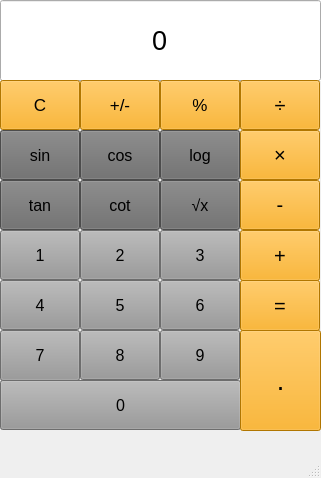
<?xml version="1.0" encoding="UTF-8"?>
<ui version="4.0">
 <class>Calculator</class>
 <widget class="QMainWindow" name="Calculator">
  <property name="geometry">
   <rect>
    <x>0</x>
    <y>0</y>
    <width>321</width>
    <height>478</height>
   </rect>
  </property>
  <property name="windowTitle">
   <string>Calculator</string>
  </property>
  <widget class="QWidget" name="centralwidget">
   <widget class="QLineEdit" name="textbox">
    <property name="geometry">
     <rect>
      <x>0</x>
      <y>0</y>
      <width>321</width>
      <height>81</height>
     </rect>
    </property>
    <property name="font">
     <font>
      <pointsize>20</pointsize>
     </font>
    </property>
    <property name="layoutDirection">
     <enum>Qt::LeftToRight</enum>
    </property>
    <property name="autoFillBackground">
     <bool>true</bool>
    </property>
    <property name="text">
     <string>0</string>
    </property>
    <property name="cursorPosition">
     <number>1</number>
    </property>
    <property name="alignment">
     <set>Qt::AlignCenter</set>
    </property>
   </widget>
   <widget class="QPushButton" name="btn_1">
    <property name="geometry">
     <rect>
      <x>0</x>
      <y>230</y>
      <width>80</width>
      <height>50</height>
     </rect>
    </property>
    <property name="font">
     <font>
      <pointsize>12</pointsize>
     </font>
    </property>
    <property name="autoFillBackground">
     <bool>false</bool>
    </property>
    <property name="styleSheet">
     <string notr="true">background-color: rgb(152, 152, 152);</string>
    </property>
    <property name="text">
     <string>1</string>
    </property>
   </widget>
   <widget class="QPushButton" name="btn_3">
    <property name="geometry">
     <rect>
      <x>160</x>
      <y>230</y>
      <width>80</width>
      <height>50</height>
     </rect>
    </property>
    <property name="font">
     <font>
      <pointsize>12</pointsize>
     </font>
    </property>
    <property name="autoFillBackground">
     <bool>false</bool>
    </property>
    <property name="styleSheet">
     <string notr="true">background-color: rgb(152, 152, 152);</string>
    </property>
    <property name="text">
     <string>3</string>
    </property>
   </widget>
   <widget class="QPushButton" name="btn_2">
    <property name="geometry">
     <rect>
      <x>80</x>
      <y>230</y>
      <width>80</width>
      <height>50</height>
     </rect>
    </property>
    <property name="font">
     <font>
      <pointsize>12</pointsize>
     </font>
    </property>
    <property name="autoFillBackground">
     <bool>false</bool>
    </property>
    <property name="styleSheet">
     <string notr="true">background-color: rgb(152, 152, 152);</string>
    </property>
    <property name="text">
     <string>2</string>
    </property>
   </widget>
   <widget class="QPushButton" name="btn_4">
    <property name="geometry">
     <rect>
      <x>0</x>
      <y>280</y>
      <width>80</width>
      <height>50</height>
     </rect>
    </property>
    <property name="font">
     <font>
      <pointsize>12</pointsize>
     </font>
    </property>
    <property name="autoFillBackground">
     <bool>false</bool>
    </property>
    <property name="styleSheet">
     <string notr="true">background-color: rgb(152, 152, 152);</string>
    </property>
    <property name="text">
     <string>4</string>
    </property>
   </widget>
   <widget class="QPushButton" name="btn_6">
    <property name="geometry">
     <rect>
      <x>160</x>
      <y>280</y>
      <width>80</width>
      <height>50</height>
     </rect>
    </property>
    <property name="font">
     <font>
      <pointsize>12</pointsize>
     </font>
    </property>
    <property name="autoFillBackground">
     <bool>false</bool>
    </property>
    <property name="styleSheet">
     <string notr="true">background-color: rgb(152, 152, 152);</string>
    </property>
    <property name="text">
     <string>6</string>
    </property>
   </widget>
   <widget class="QPushButton" name="btn_7">
    <property name="geometry">
     <rect>
      <x>0</x>
      <y>330</y>
      <width>80</width>
      <height>51</height>
     </rect>
    </property>
    <property name="font">
     <font>
      <pointsize>12</pointsize>
     </font>
    </property>
    <property name="autoFillBackground">
     <bool>false</bool>
    </property>
    <property name="styleSheet">
     <string notr="true">background-color: rgb(152, 152, 152);</string>
    </property>
    <property name="text">
     <string>7</string>
    </property>
   </widget>
   <widget class="QPushButton" name="btn_8">
    <property name="geometry">
     <rect>
      <x>80</x>
      <y>330</y>
      <width>80</width>
      <height>50</height>
     </rect>
    </property>
    <property name="font">
     <font>
      <pointsize>12</pointsize>
     </font>
    </property>
    <property name="autoFillBackground">
     <bool>false</bool>
    </property>
    <property name="styleSheet">
     <string notr="true">background-color: rgb(152, 152, 152);</string>
    </property>
    <property name="text">
     <string>8</string>
    </property>
   </widget>
   <widget class="QPushButton" name="btn_9">
    <property name="geometry">
     <rect>
      <x>160</x>
      <y>330</y>
      <width>80</width>
      <height>50</height>
     </rect>
    </property>
    <property name="font">
     <font>
      <pointsize>12</pointsize>
     </font>
    </property>
    <property name="layoutDirection">
     <enum>Qt::LeftToRight</enum>
    </property>
    <property name="autoFillBackground">
     <bool>false</bool>
    </property>
    <property name="styleSheet">
     <string notr="true">background-color: rgb(152, 152, 152);</string>
    </property>
    <property name="text">
     <string>9</string>
    </property>
   </widget>
   <widget class="QPushButton" name="btn_0">
    <property name="geometry">
     <rect>
      <x>0</x>
      <y>380</y>
      <width>241</width>
      <height>50</height>
     </rect>
    </property>
    <property name="font">
     <font>
      <pointsize>12</pointsize>
     </font>
    </property>
    <property name="autoFillBackground">
     <bool>false</bool>
    </property>
    <property name="styleSheet">
     <string notr="true">background-color: rgb(152, 152, 152);</string>
    </property>
    <property name="text">
     <string>0</string>
    </property>
   </widget>
   <widget class="QPushButton" name="btn_5">
    <property name="geometry">
     <rect>
      <x>80</x>
      <y>280</y>
      <width>80</width>
      <height>50</height>
     </rect>
    </property>
    <property name="font">
     <font>
      <pointsize>12</pointsize>
     </font>
    </property>
    <property name="autoFillBackground">
     <bool>false</bool>
    </property>
    <property name="styleSheet">
     <string notr="true">background-color: rgb(152, 152, 152);</string>
    </property>
    <property name="text">
     <string>5</string>
    </property>
   </widget>
   <widget class="QPushButton" name="btn_clear">
    <property name="geometry">
     <rect>
      <x>0</x>
      <y>80</y>
      <width>80</width>
      <height>50</height>
     </rect>
    </property>
    <property name="font">
     <font>
      <pointsize>13</pointsize>
     </font>
    </property>
    <property name="autoFillBackground">
     <bool>false</bool>
    </property>
    <property name="styleSheet">
     <string notr="true">background-color: rgb(248, 165, 0);</string>
    </property>
    <property name="text">
     <string>C</string>
    </property>
   </widget>
   <widget class="QPushButton" name="btn_point">
    <property name="geometry">
     <rect>
      <x>240</x>
      <y>330</y>
      <width>81</width>
      <height>101</height>
     </rect>
    </property>
    <property name="font">
     <font>
      <pointsize>20</pointsize>
     </font>
    </property>
    <property name="autoFillBackground">
     <bool>false</bool>
    </property>
    <property name="styleSheet">
     <string notr="true">background-color: rgb(248, 165, 0);</string>
    </property>
    <property name="text">
     <string>.</string>
    </property>
   </widget>
   <widget class="QPushButton" name="btn_equal">
    <property name="geometry">
     <rect>
      <x>240</x>
      <y>280</y>
      <width>80</width>
      <height>51</height>
     </rect>
    </property>
    <property name="font">
     <font>
      <pointsize>15</pointsize>
     </font>
    </property>
    <property name="autoFillBackground">
     <bool>false</bool>
    </property>
    <property name="styleSheet">
     <string notr="true">background-color: rgb(248, 165, 0);</string>
    </property>
    <property name="text">
     <string>=</string>
    </property>
   </widget>
   <widget class="QPushButton" name="btn_sum">
    <property name="geometry">
     <rect>
      <x>240</x>
      <y>230</y>
      <width>80</width>
      <height>51</height>
     </rect>
    </property>
    <property name="font">
     <font>
      <pointsize>15</pointsize>
     </font>
    </property>
    <property name="autoFillBackground">
     <bool>false</bool>
    </property>
    <property name="styleSheet">
     <string notr="true">background-color: rgb(248, 165, 0);</string>
    </property>
    <property name="text">
     <string>+</string>
    </property>
   </widget>
   <widget class="QPushButton" name="btn_minus">
    <property name="geometry">
     <rect>
      <x>240</x>
      <y>180</y>
      <width>80</width>
      <height>50</height>
     </rect>
    </property>
    <property name="font">
     <font>
      <pointsize>15</pointsize>
     </font>
    </property>
    <property name="autoFillBackground">
     <bool>false</bool>
    </property>
    <property name="styleSheet">
     <string notr="true">background-color: rgb(248, 165, 0);</string>
    </property>
    <property name="text">
     <string>-</string>
    </property>
   </widget>
   <widget class="QPushButton" name="btn_div">
    <property name="geometry">
     <rect>
      <x>240</x>
      <y>80</y>
      <width>80</width>
      <height>50</height>
     </rect>
    </property>
    <property name="font">
     <font>
      <pointsize>15</pointsize>
     </font>
    </property>
    <property name="autoFillBackground">
     <bool>false</bool>
    </property>
    <property name="styleSheet">
     <string notr="true">background-color: rgb(248, 165, 0);</string>
    </property>
    <property name="text">
     <string>÷</string>
    </property>
   </widget>
   <widget class="QPushButton" name="btn_multi">
    <property name="geometry">
     <rect>
      <x>240</x>
      <y>130</y>
      <width>80</width>
      <height>50</height>
     </rect>
    </property>
    <property name="font">
     <font>
      <pointsize>15</pointsize>
     </font>
    </property>
    <property name="autoFillBackground">
     <bool>false</bool>
    </property>
    <property name="styleSheet">
     <string notr="true">background-color: rgb(248, 165, 0);</string>
    </property>
    <property name="text">
     <string>×</string>
    </property>
   </widget>
   <widget class="QPushButton" name="btn_percent">
    <property name="geometry">
     <rect>
      <x>160</x>
      <y>80</y>
      <width>80</width>
      <height>50</height>
     </rect>
    </property>
    <property name="font">
     <font>
      <pointsize>13</pointsize>
     </font>
    </property>
    <property name="autoFillBackground">
     <bool>false</bool>
    </property>
    <property name="styleSheet">
     <string notr="true">background-color: rgb(248, 165, 0);</string>
    </property>
    <property name="text">
     <string>%</string>
    </property>
   </widget>
   <widget class="QPushButton" name="btn_symmetry">
    <property name="geometry">
     <rect>
      <x>80</x>
      <y>80</y>
      <width>80</width>
      <height>50</height>
     </rect>
    </property>
    <property name="font">
     <font>
      <pointsize>13</pointsize>
     </font>
    </property>
    <property name="autoFillBackground">
     <bool>false</bool>
    </property>
    <property name="styleSheet">
     <string notr="true">background-color: rgb(248, 165, 0);</string>
    </property>
    <property name="text">
     <string>+/-</string>
    </property>
   </widget>
   <widget class="QPushButton" name="btn_sin">
    <property name="geometry">
     <rect>
      <x>0</x>
      <y>130</y>
      <width>80</width>
      <height>50</height>
     </rect>
    </property>
    <property name="font">
     <font>
      <pointsize>12</pointsize>
     </font>
    </property>
    <property name="autoFillBackground">
     <bool>false</bool>
    </property>
    <property name="styleSheet">
     <string notr="true">background-color: rgb(106, 106, 106);</string>
    </property>
    <property name="text">
     <string>sin</string>
    </property>
   </widget>
   <widget class="QPushButton" name="btn_cos">
    <property name="geometry">
     <rect>
      <x>80</x>
      <y>130</y>
      <width>80</width>
      <height>50</height>
     </rect>
    </property>
    <property name="font">
     <font>
      <pointsize>12</pointsize>
     </font>
    </property>
    <property name="autoFillBackground">
     <bool>false</bool>
    </property>
    <property name="styleSheet">
     <string notr="true">background-color: rgb(106, 106, 106);</string>
    </property>
    <property name="text">
     <string>cos</string>
    </property>
   </widget>
   <widget class="QPushButton" name="btn_tan">
    <property name="geometry">
     <rect>
      <x>0</x>
      <y>180</y>
      <width>80</width>
      <height>50</height>
     </rect>
    </property>
    <property name="font">
     <font>
      <pointsize>12</pointsize>
     </font>
    </property>
    <property name="autoFillBackground">
     <bool>false</bool>
    </property>
    <property name="styleSheet">
     <string notr="true">background-color: rgb(106, 106, 106);</string>
    </property>
    <property name="text">
     <string>tan</string>
    </property>
   </widget>
   <widget class="QPushButton" name="btn_cot">
    <property name="geometry">
     <rect>
      <x>80</x>
      <y>180</y>
      <width>80</width>
      <height>50</height>
     </rect>
    </property>
    <property name="font">
     <font>
      <pointsize>12</pointsize>
     </font>
    </property>
    <property name="autoFillBackground">
     <bool>false</bool>
    </property>
    <property name="styleSheet">
     <string notr="true">background-color: rgb(106, 106, 106);</string>
    </property>
    <property name="text">
     <string>cot</string>
    </property>
   </widget>
   <widget class="QPushButton" name="btn_log">
    <property name="geometry">
     <rect>
      <x>160</x>
      <y>130</y>
      <width>80</width>
      <height>50</height>
     </rect>
    </property>
    <property name="font">
     <font>
      <pointsize>12</pointsize>
     </font>
    </property>
    <property name="autoFillBackground">
     <bool>false</bool>
    </property>
    <property name="styleSheet">
     <string notr="true">background-color: rgb(106, 106, 106);</string>
    </property>
    <property name="text">
     <string>log</string>
    </property>
   </widget>
   <widget class="QPushButton" name="btn_sqrt">
    <property name="geometry">
     <rect>
      <x>160</x>
      <y>180</y>
      <width>80</width>
      <height>50</height>
     </rect>
    </property>
    <property name="font">
     <font>
      <pointsize>12</pointsize>
     </font>
    </property>
    <property name="autoFillBackground">
     <bool>false</bool>
    </property>
    <property name="styleSheet">
     <string notr="true">background-color: rgb(106, 106, 106);</string>
    </property>
    <property name="text">
     <string>√x</string>
    </property>
   </widget>
  </widget>
  <widget class="QMenuBar" name="menubar">
   <property name="geometry">
    <rect>
     <x>0</x>
     <y>0</y>
     <width>321</width>
     <height>22</height>
    </rect>
   </property>
  </widget>
  <widget class="QStatusBar" name="statusbar"/>
 </widget>
 <resources/>
 <connections/>
</ui>
